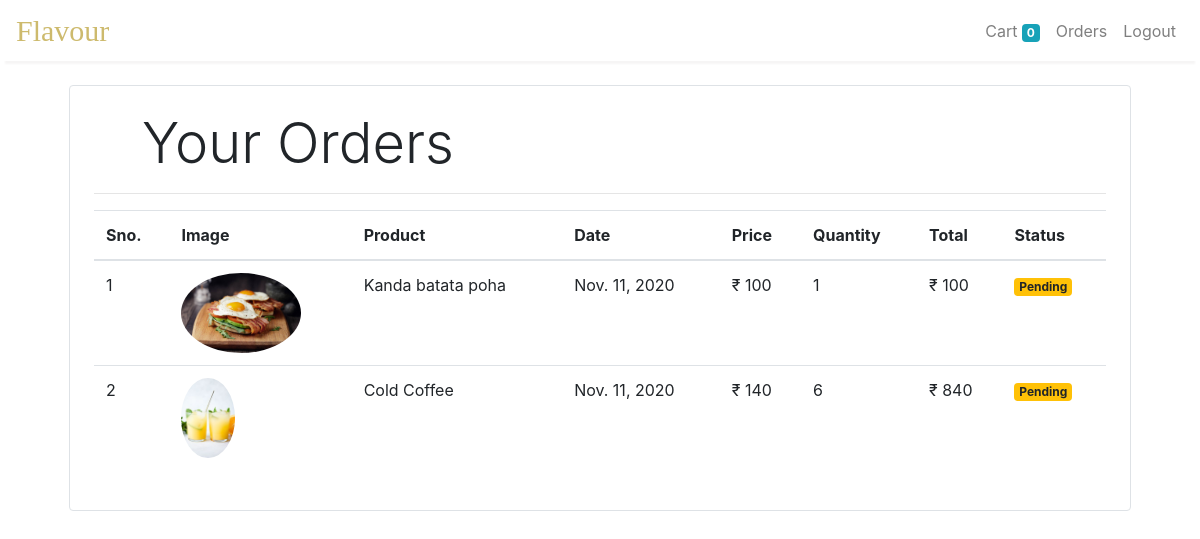
Screenshot of /orders (signed in) with the database file from the repository.
### store/models/orders.py (models this page shows, shortened)
class Order(models.Model):
    product = models.ForeignKey(Product,
                                on_delete=models.CASCADE)
    customer = models.ForeignKey(Customer,
                                 on_delete=models.CASCADE)
    quantity = models.IntegerField(default=1)
    price = models.IntegerField()
    address = models.CharField(max_length=50, default='', blank=True)
    phone = models.CharField(max_length=50, default='', blank=True)
    date = models.DateField(default=datetime.datetime.today)
    status = models.BooleanField(default=False)
    @staticmethod
    def get_orders_by_customer(customer_id):
        return Order.objects.filter(customer=customer_id).order_by('-date')

### store/models/product.py (models this page shows, shortened)
class Product(models.Model):
    name = models.CharField(max_length=50)
    price = models.IntegerField(default=0)
    category = models.ForeignKey(Category, on_delete=models.CASCADE, default=1)
    description = models.CharField(max_length=200, default='' , null=True , blank=True)
    image = models.ImageField(upload_to='uploads/products/')

### store/middlewares/auth.py (the view)
    def middleware(request):
        print(request.session.get('customer'))
        returnUrl = request.META['PATH_INFO']
        print(request.META['PATH_INFO'])
        if not request.session.get('customer'):
           return redirect(f'login?return_url={returnUrl}')
        response = get_response(request)
        return response

### store/templatetags/custom_filter.py (called while the page is built)
@register.filter(name='currency')
def currency(number):
    return "₹ "+str(number)

@register.filter(name='multiply')
def multiply(number , number1):
    return number * number1

### store/views/orders.py (called while the page is built)
    def get(self , request ):
        customer = request.session.get('customer')
        orders = Order.get_orders_by_customer(customer)
        print(orders)
        return render(request , 'orders.html'  , {'orders' : orders})

### store/templates/orders.html
{% extends 'base.html' %}
{% block content %}
{% load cart %}
{% load custom_filter %}
<div class="container">
   <div class="border rounded p-4 m-4">
        <p class="display-4 pl-4 ml-4">Your Orders</p>
        <hr>
        <table class="table">
            <thead>
                <tr>
                    <th>Sno.</th>
                    <th>Image</th>
                    <th>Product</th>
                    <th>Date</th>
                    <th>Price</th>
                    <th>Quantity</th>
                    <th>Total</th>
                    <th>Status</th>
                </tr>
            </thead>
            <tbody>
                {% for order in orders %}
                <tr>
                    <td>{{forloop.counter}}</td>
                    <td><img style="height: 80px;" class="rounded-circle" src="{{order.product.image.url}}" alt=""></td>
                    <td>{{order.product.name}}</td>
                    <td>{{order.date}}</td>
                    <td>{{order.price|currency}}</td>
                    <td>{{order.quantity}}</td>
                    <td>{{order.quantity|multiply:order.price|currency}}</td>
                    {% if order.status %}
                    <td><small class="badge badge-success">Completed</small></td>
                    {%else%}
                    <td><small class="badge badge-warning">Pending</small></td>
                    {% endif %}
                </tr>
                {% endfor %}
            </tbody>
        </table>
   </div>
</div>
{% endblock %}

### store/templates/base.html (shortened to what this page needs)
<!doctype html>
<html lang="en">
<head>
  <link rel="stylesheet" href="https://maxcdn.bootstrapcdn.com/bootstrap/4.0.0/css/bootstrap.min.css"
>
</head>
<body>
  <nav class="one-edge-shadow
  sticky-top navbar
  navbar-expand-lg
   navbar-light bg-white">
    <a class="welcometext1" href="/">Flavour</a>
    <div class="collapse navbar-collapse" id="navbarSupportedContent">
      <ul class=" navbar-nav my-2 my-lg-0">
        <li class="nav-item ">
          <a class="nav-link" href="/cart">Cart
            <span class="badge badge-info">{{request.session.cart.keys|length}}</span>
            <span class="sr-only">(current)</span></a>
        </li>
        {% if request.session.customer %}
        <li class="nav-item ">
          <a class="nav-link" href="/orders">Orders<span class="sr-only">(current)</span></a>
        </li>
        <li class="nav-item ">
          <a class="nav-link" href="/logout">Logout<span class="sr-only">(current)</span></a>
        </li>
        {% endif %}
      </ul>
    </div>
  </nav>
    {% block content %}{% endblock %}
</body>
</html>

### store/templates/base.html (style rules this page uses)
nav { background-color: white; }
.one-edge-shadow { box-shadow: 0 8px 2px -5px rgb(246, 245, 245); }
body { margin: 0px; }
.welcometext1 { color: #cdba6d; font-family: 'Great Vibes', cursive !important; font-style: normal; font-weight: 400; font-size: 30px; }

### rows the page displays
Order: product.image (picture), product.name "Kanda batata poha", date "Nov. 11, 2020", price "₹ 100", quantity "1", quantity|multiply "₹ 100", status "Pending"
Order: product.image (picture), product.name "Cold Coffee", date "Nov. 11, 2020", price "₹ 140", quantity "6", quantity|multiply "₹ 840", status "Pending"

### other values shown
{{ request.session.cart.keys|length }} "0"
